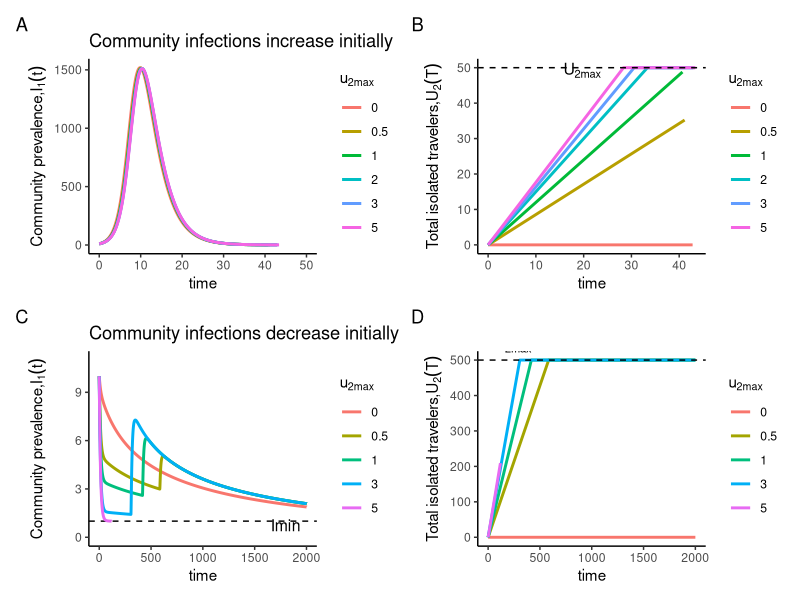
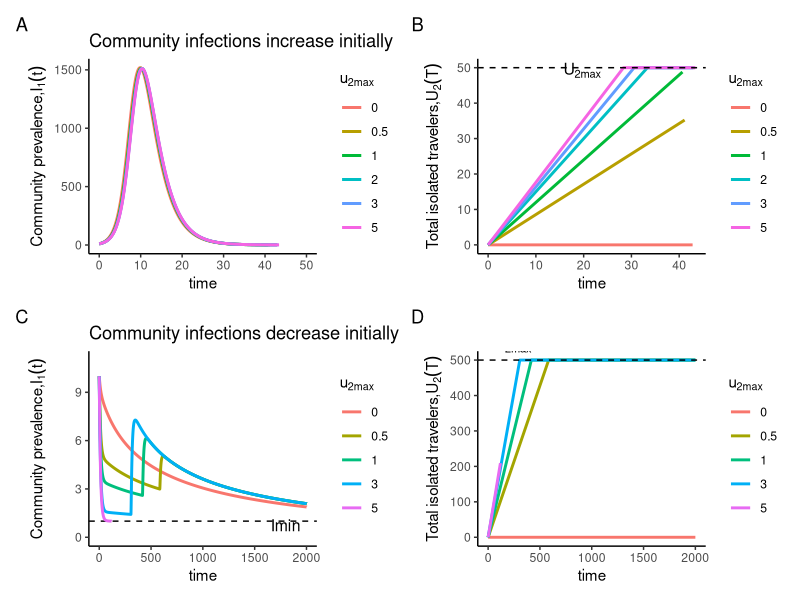

R code for these plots, in order:
## ---- chunk 1


require(deSolve)
require(ggplot2)
require(patchwork)
require(ggpubr)

cols <- c("#999999", "#E69F00", "#56B4E9", "#009E73", "#F0E442", "#0072B2", "#D55E00", "#CC79A7", "#66CC99")

##### Parameters
c <- 1
U2max1 <- 50
U2max <- U2max1
beta <- 0.0002
theta <- 2
mu <- 0.334
T <- 1000
tstart1 <- 0
toff1 <- 100
Imin <- 1


# This is designed to trigger termination of the simulation when I1 < 1
rootfun <- function(t, y, parameters){
  I1 = y[2]
  y1 = Imin - I1 
  return(y1)
}

SI <- function(t, y, parameters) {
  S <- y[1]
  I1 <- y[2]
  I2 <- y[3]
  U2 <- y[4]
  u2<-u2max
    if(U2 > U2max){
    u2 = 0
  }
  
  dS = - beta*S*(I1 + c*I2) 
  dI1 = beta*S*(I1 + c*I2) - mu*I1
  dI2 = theta - 2*mu*I2 - u2*I2
  dU2 = u2*I2
  return(list(c(dS,dI1,dI2,dU2)))
  
}

# Simulation for different values of u2max
u2maxvec <- c(0, 0.5, 1,2,3,5)

DataProb <- NULL
for (u2max in u2maxvec) {
  parameters <- list(u2max = u2max)
  
  out1 <- ode(y = c(S = 5000, I1 = 10, I2 = theta/((2*mu) + u2max), U2 = 0), parms = parameters, times = seq(0,T,.05), func = SI, events = list(func = NULL, root = TRUE, terminalroot = 1), rootfun=rootfun)
  
  
  
  out1 <- data.frame(out1)
  J1 <- cumsum(beta * out1$S * (out1$I1 + c * out1$I2) * diff(c(0, out1$time)))
  u <- rep(0, length(J1))
  u[which(diff(c(out1$U2[1], out1$U2)) * diff(c(0, out1$time)) > 0.001)] <- max(c(out1$I2, out1$iso))
  
  DataProb <- rbind(DataProb, data.frame(out1, u = u, j = J1, u2max = u2max))
}


# run again with low beta
beta <- beta/4
U2max <- 500
T<-2000
u2maxvec = c(0,.5,1, 3,5)

DataProb2 <- NULL
for (u2max in u2maxvec) {
  parameters <- list(u2max = u2max)
  
  out1 <- ode(y = c(S = 5000, I1 = 10, I2 = theta/((2*mu) + u2max), U2 = 0), parms = parameters, times = seq(0,T,.05), func = SI, events = list(func = NULL, root = TRUE, terminalroot = 1), rootfun=rootfun)
  
  
  
  out1 <- data.frame(out1)
  J1 <- cumsum(beta * out1$S * (out1$I1 + c * out1$I2) * diff(c(0, out1$time)))
  u <- rep(0, length(J1))
  u[which(diff(c(out1$U2[1], out1$U2)) * diff(c(0, out1$time)) > 0.001)] <- max(c(out1$I2, out1$iso))
  
  DataProb2 <- rbind(DataProb2, data.frame(out1, u = u, j = J1, u2max = u2max))
}


# Plotting
g.tr <- ggplot(DataProb, aes(x = time, y = I1, color = factor(u2max))) +
  geom_line(size = 1) +
  ggtitle("Community infections increase initially") + ylab(expression(paste("Community prevalence,", I[1](t)))) + xlim(0, 50) + 
  theme_classic() +
  scale_color_discrete(name = expression(paste(u[2][max]))) 
  #scale_y_continuous(breaks = seq(min(out1$I1)*0, max(out1$I1), by = 200)) +
  #scale_x_continuous(breaks = seq(min(out1$time), max(out1$time), by = 5))
  #+theme(
  #plot.title = element_text(size = 20),       # Title size
  #axis.title = element_text(size = 30),       # Axis title size
  #axis.text = element_text(size = 30),        # Axis text size
  #legend.title = element_text(size = 25),     # Legend title size
  #legend.text = element_text(size = 25) )      # Legend text size

g.tr.2 <- ggplot(DataProb2, aes(x = time, y = I1, color = factor(u2max))) +
  geom_hline(aes(yintercept = Imin), color = "black", linetype = "dashed")+
  geom_line(size = 1) +
  ggtitle("Community infections decrease initially") + ylab(expression(paste("Community prevalence,", I[1](t)))) + 
  theme_classic() +
  ylim(c(0,11))+
  annotate("text", x = 0.9*T, y = 0.75*Imin, label = "Imin", color = "black", size = 4)+
  scale_color_discrete(name = expression(paste(u[2][max]))) 
  #scale_y_continuous(breaks = seq(min(out1$I1)*0, max(out1$I1), by = 200)) +
  #scale_x_continuous(breaks = seq(min(out1$time), max(out1$time), by = 5))

g.U2 <- ggplot(DataProb, aes(x = time, y = U2, color = factor(u2max))) +
  geom_line(size = 1) +
  geom_hline(aes(yintercept = U2max1), color = "black", linetype = "dashed")  +
  annotate("text", x = 15, y = 0.9*U2max1, label = expression(paste(U[2][max])), hjust = -0.1, vjust = -0.5, color = "black", size = 4) +
  ggtitle(" ") + ylab(expression(paste("Total isolated travelers,", U[2](T))))  + theme_classic() +
  scale_color_discrete(name = expression(paste(u[2][max]))) 
  #scale_y_continuous(breaks = seq(min(DataProb$U2), max(DataProb$U2), by = 5)) +
  #scale_x_continuous(breaks = seq(min(out1$time), max(out1$time), by = 5))
  #+theme(
  #plot.title = element_text(size = 20),       # Title size
  #axis.title = element_text(size = 30),       # Axis title size
  #axis.text = element_text(size = 30),        # Axis text size
  #legend.title = element_text(size = 25),     # Legend title size
  #legend.text = element_text(size = 25) )      # Legend text size

g.U2.2 <- ggplot(DataProb2, aes(x = time, y = U2, color = factor(u2max))) +
  geom_line(size = 1) +
  geom_hline(aes(yintercept = U2max), color = "black", linetype = "dashed")  +
  annotate("text", x = 20, y = U2max, label = expression(paste(U[2][max])), hjust = -0.1, vjust = -0.5, color = "black", size = 4) +
  ggtitle(" ") + ylab(expression(paste("Total isolated travelers,", U[2](T))))  + theme_classic() +
  scale_color_discrete(name = expression(paste(u[2][max]))) 
  #scale_y_continuous(breaks = seq(min(DataProb$U2), max(DataProb$U2), by = 5)) +
  #scale_x_continuous(breaks = seq(min(out1$time), max(out1$time), by = 5))

## ---- chunk 2
chap2.prob3 <- g.tr+g.U2+g.tr.2+g.U2.2 + plot_annotation(tag_levels = "A")
#& theme(plot.tag = element_text(size = 1))

chap2.prob3
ggsave("~/Desktop/Work/Students/MSc/Adu-Boahen/Thesis_2024-Updates/Amys codes/figures/chap2.prob3.png", width = 25, height = 20, units = "cm")
